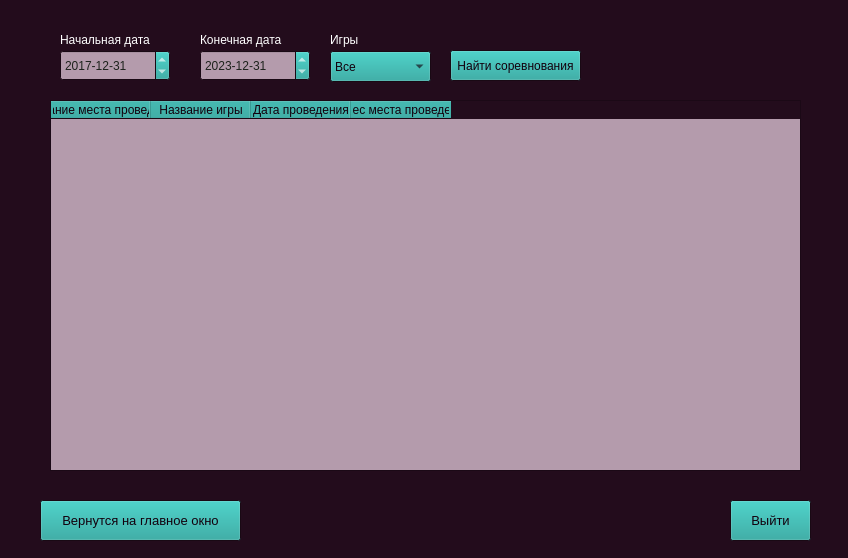
<?xml version="1.0" encoding="UTF-8"?>
<ui version="4.0">
 <class>Form</class>
 <widget class="QWidget" name="Form">
  <property name="geometry">
   <rect>
    <x>0</x>
    <y>0</y>
    <width>848</width>
    <height>558</height>
   </rect>
  </property>
  <property name="sizePolicy">
   <sizepolicy hsizetype="Minimum" vsizetype="Minimum">
    <horstretch>0</horstretch>
    <verstretch>0</verstretch>
   </sizepolicy>
  </property>
  <property name="minimumSize">
   <size>
    <width>848</width>
    <height>558</height>
   </size>
  </property>
  <property name="palette">
   <palette>
    <active>
     <colorrole role="WindowText">
      <brush brushstyle="SolidPattern">
       <color alpha="255">
        <red>255</red>
        <green>255</green>
        <blue>255</blue>
       </color>
      </brush>
     </colorrole>
     <colorrole role="Button">
      <brush brushstyle="SolidPattern">
       <color alpha="255">
        <red>27</red>
        <green>160</green>
        <blue>152</blue>
       </color>
      </brush>
     </colorrole>
     <colorrole role="Light">
      <brush brushstyle="SolidPattern">
       <color alpha="255">
        <red>27</red>
        <green>160</green>
        <blue>152</blue>
       </color>
      </brush>
     </colorrole>
     <colorrole role="Midlight">
      <brush brushstyle="SolidPattern">
       <color alpha="255">
        <red>30</red>
        <green>0</green>
        <blue>23</blue>
       </color>
      </brush>
     </colorrole>
     <colorrole role="Dark">
      <brush brushstyle="SolidPattern">
       <color alpha="255">
        <red>43</red>
        <green>19</green>
        <blue>40</blue>
       </color>
      </brush>
     </colorrole>
     <colorrole role="Mid">
      <brush brushstyle="SolidPattern">
       <color alpha="255">
        <red>0</red>
        <green>170</green>
        <blue>127</blue>
       </color>
      </brush>
     </colorrole>
     <colorrole role="Text">
      <brush brushstyle="SolidPattern">
       <color alpha="255">
        <red>29</red>
        <green>34</green>
        <blue>28</blue>
       </color>
      </brush>
     </colorrole>
     <colorrole role="ButtonText">
      <brush brushstyle="SolidPattern">
       <color alpha="255">
        <red>18</red>
        <green>0</green>
        <blue>13</blue>
       </color>
      </brush>
     </colorrole>
     <colorrole role="Base">
      <brush brushstyle="SolidPattern">
       <color alpha="255">
        <red>180</red>
        <green>155</green>
        <blue>172</blue>
       </color>
      </brush>
     </colorrole>
     <colorrole role="Window">
      <brush brushstyle="SolidPattern">
       <color alpha="255">
        <red>35</red>
        <green>12</green>
        <blue>28</blue>
       </color>
      </brush>
     </colorrole>
     <colorrole role="Shadow">
      <brush brushstyle="SolidPattern">
       <color alpha="255">
        <red>16</red>
        <green>10</green>
        <blue>10</blue>
       </color>
      </brush>
     </colorrole>
     <colorrole role="AlternateBase">
      <brush brushstyle="SolidPattern">
       <color alpha="255">
        <red>216</red>
        <green>216</green>
        <blue>216</blue>
       </color>
      </brush>
     </colorrole>
     <colorrole role="ToolTipBase">
      <brush brushstyle="SolidPattern">
       <color alpha="255">
        <red>230</red>
        <green>255</green>
        <blue>171</blue>
       </color>
      </brush>
     </colorrole>
     <colorrole role="ToolTipText">
      <brush brushstyle="SolidPattern">
       <color alpha="255">
        <red>0</red>
        <green>0</green>
        <blue>0</blue>
       </color>
      </brush>
     </colorrole>
     <colorrole role="PlaceholderText">
      <brush brushstyle="SolidPattern">
       <color alpha="128">
        <red>252</red>
        <green>252</green>
        <blue>252</blue>
       </color>
      </brush>
     </colorrole>
    </active>
    <inactive>
     <colorrole role="WindowText">
      <brush brushstyle="SolidPattern">
       <color alpha="255">
        <red>255</red>
        <green>255</green>
        <blue>255</blue>
       </color>
      </brush>
     </colorrole>
     <colorrole role="Button">
      <brush brushstyle="SolidPattern">
       <color alpha="255">
        <red>27</red>
        <green>160</green>
        <blue>152</blue>
       </color>
      </brush>
     </colorrole>
     <colorrole role="Light">
      <brush brushstyle="SolidPattern">
       <color alpha="255">
        <red>27</red>
        <green>160</green>
        <blue>152</blue>
       </color>
      </brush>
     </colorrole>
     <colorrole role="Midlight">
      <brush brushstyle="SolidPattern">
       <color alpha="255">
        <red>30</red>
        <green>0</green>
        <blue>23</blue>
       </color>
      </brush>
     </colorrole>
     <colorrole role="Dark">
      <brush brushstyle="SolidPattern">
       <color alpha="255">
        <red>43</red>
        <green>19</green>
        <blue>40</blue>
       </color>
      </brush>
     </colorrole>
     <colorrole role="Mid">
      <brush brushstyle="SolidPattern">
       <color alpha="255">
        <red>0</red>
        <green>170</green>
        <blue>127</blue>
       </color>
      </brush>
     </colorrole>
     <colorrole role="Text">
      <brush brushstyle="SolidPattern">
       <color alpha="255">
        <red>29</red>
        <green>34</green>
        <blue>28</blue>
       </color>
      </brush>
     </colorrole>
     <colorrole role="ButtonText">
      <brush brushstyle="SolidPattern">
       <color alpha="255">
        <red>18</red>
        <green>0</green>
        <blue>13</blue>
       </color>
      </brush>
     </colorrole>
     <colorrole role="Base">
      <brush brushstyle="SolidPattern">
       <color alpha="255">
        <red>180</red>
        <green>155</green>
        <blue>172</blue>
       </color>
      </brush>
     </colorrole>
     <colorrole role="Window">
      <brush brushstyle="SolidPattern">
       <color alpha="255">
        <red>35</red>
        <green>12</green>
        <blue>28</blue>
       </color>
      </brush>
     </colorrole>
     <colorrole role="Shadow">
      <brush brushstyle="SolidPattern">
       <color alpha="255">
        <red>16</red>
        <green>10</green>
        <blue>10</blue>
       </color>
      </brush>
     </colorrole>
     <colorrole role="AlternateBase">
      <brush brushstyle="SolidPattern">
       <color alpha="255">
        <red>216</red>
        <green>216</green>
        <blue>216</blue>
       </color>
      </brush>
     </colorrole>
     <colorrole role="ToolTipBase">
      <brush brushstyle="SolidPattern">
       <color alpha="255">
        <red>230</red>
        <green>255</green>
        <blue>171</blue>
       </color>
      </brush>
     </colorrole>
     <colorrole role="ToolTipText">
      <brush brushstyle="SolidPattern">
       <color alpha="255">
        <red>0</red>
        <green>0</green>
        <blue>0</blue>
       </color>
      </brush>
     </colorrole>
     <colorrole role="PlaceholderText">
      <brush brushstyle="SolidPattern">
       <color alpha="128">
        <red>252</red>
        <green>252</green>
        <blue>252</blue>
       </color>
      </brush>
     </colorrole>
    </inactive>
    <disabled>
     <colorrole role="WindowText">
      <brush brushstyle="SolidPattern">
       <color alpha="255">
        <red>43</red>
        <green>19</green>
        <blue>40</blue>
       </color>
      </brush>
     </colorrole>
     <colorrole role="Button">
      <brush brushstyle="SolidPattern">
       <color alpha="255">
        <red>27</red>
        <green>160</green>
        <blue>152</blue>
       </color>
      </brush>
     </colorrole>
     <colorrole role="Light">
      <brush brushstyle="SolidPattern">
       <color alpha="255">
        <red>27</red>
        <green>160</green>
        <blue>152</blue>
       </color>
      </brush>
     </colorrole>
     <colorrole role="Midlight">
      <brush brushstyle="SolidPattern">
       <color alpha="255">
        <red>30</red>
        <green>0</green>
        <blue>23</blue>
       </color>
      </brush>
     </colorrole>
     <colorrole role="Dark">
      <brush brushstyle="SolidPattern">
       <color alpha="255">
        <red>43</red>
        <green>19</green>
        <blue>40</blue>
       </color>
      </brush>
     </colorrole>
     <colorrole role="Mid">
      <brush brushstyle="SolidPattern">
       <color alpha="255">
        <red>0</red>
        <green>170</green>
        <blue>127</blue>
       </color>
      </brush>
     </colorrole>
     <colorrole role="Text">
      <brush brushstyle="SolidPattern">
       <color alpha="255">
        <red>43</red>
        <green>19</green>
        <blue>40</blue>
       </color>
      </brush>
     </colorrole>
     <colorrole role="ButtonText">
      <brush brushstyle="SolidPattern">
       <color alpha="255">
        <red>43</red>
        <green>19</green>
        <blue>40</blue>
       </color>
      </brush>
     </colorrole>
     <colorrole role="Base">
      <brush brushstyle="SolidPattern">
       <color alpha="255">
        <red>35</red>
        <green>12</green>
        <blue>28</blue>
       </color>
      </brush>
     </colorrole>
     <colorrole role="Window">
      <brush brushstyle="SolidPattern">
       <color alpha="255">
        <red>35</red>
        <green>12</green>
        <blue>28</blue>
       </color>
      </brush>
     </colorrole>
     <colorrole role="Shadow">
      <brush brushstyle="SolidPattern">
       <color alpha="255">
        <red>16</red>
        <green>10</green>
        <blue>10</blue>
       </color>
      </brush>
     </colorrole>
     <colorrole role="AlternateBase">
      <brush brushstyle="SolidPattern">
       <color alpha="255">
        <red>216</red>
        <green>216</green>
        <blue>216</blue>
       </color>
      </brush>
     </colorrole>
     <colorrole role="ToolTipBase">
      <brush brushstyle="SolidPattern">
       <color alpha="255">
        <red>230</red>
        <green>255</green>
        <blue>171</blue>
       </color>
      </brush>
     </colorrole>
     <colorrole role="ToolTipText">
      <brush brushstyle="SolidPattern">
       <color alpha="255">
        <red>0</red>
        <green>0</green>
        <blue>0</blue>
       </color>
      </brush>
     </colorrole>
     <colorrole role="PlaceholderText">
      <brush brushstyle="SolidPattern">
       <color alpha="128">
        <red>252</red>
        <green>252</green>
        <blue>252</blue>
       </color>
      </brush>
     </colorrole>
    </disabled>
   </palette>
  </property>
  <property name="windowTitle">
   <string>Просмотр соревнований</string>
  </property>
  <widget class="QPushButton" name="find_games_button">
   <property name="geometry">
    <rect>
     <x>450</x>
     <y>50</y>
     <width>131</width>
     <height>31</height>
    </rect>
   </property>
   <property name="text">
    <string>Найти соревнования</string>
   </property>
  </widget>
  <widget class="QTableWidget" name="games_table">
   <property name="geometry">
    <rect>
     <x>50</x>
     <y>100</y>
     <width>751</width>
     <height>371</height>
    </rect>
   </property>
   <property name="editTriggers">
    <set>QAbstractItemView::NoEditTriggers</set>
   </property>
   <column>
    <property name="text">
     <string>Название места проведения</string>
    </property>
   </column>
   <column>
    <property name="text">
     <string>Название игры</string>
    </property>
   </column>
   <column>
    <property name="text">
     <string>Дата проведения</string>
    </property>
   </column>
   <column>
    <property name="text">
     <string>Адрес места проведения</string>
    </property>
   </column>
  </widget>
  <widget class="QPushButton" name="exitbutton_2">
   <property name="geometry">
    <rect>
     <x>40</x>
     <y>500</y>
     <width>201</width>
     <height>41</height>
    </rect>
   </property>
   <property name="font">
    <font>
     <pointsize>10</pointsize>
    </font>
   </property>
   <property name="text">
    <string>Вернутся на главное окно</string>
   </property>
  </widget>
  <widget class="QDateEdit" name="date_begin">
   <property name="geometry">
    <rect>
     <x>60</x>
     <y>50</y>
     <width>110</width>
     <height>31</height>
    </rect>
   </property>
   <property name="dateTime">
    <datetime>
     <hour>0</hour>
     <minute>0</minute>
     <second>0</second>
     <year>2017</year>
     <month>12</month>
     <day>31</day>
    </datetime>
   </property>
   <property name="displayFormat">
    <string>yyyy-MM-dd</string>
   </property>
  </widget>
  <widget class="QDateEdit" name="date_end">
   <property name="geometry">
    <rect>
     <x>200</x>
     <y>50</y>
     <width>110</width>
     <height>31</height>
    </rect>
   </property>
   <property name="dateTime">
    <datetime>
     <hour>0</hour>
     <minute>0</minute>
     <second>0</second>
     <year>2023</year>
     <month>12</month>
     <day>31</day>
    </datetime>
   </property>
   <property name="displayFormat">
    <string>yyyy-MM-dd</string>
   </property>
  </widget>
  <widget class="QLabel" name="label">
   <property name="geometry">
    <rect>
     <x>60</x>
     <y>29</y>
     <width>111</width>
     <height>21</height>
    </rect>
   </property>
   <property name="text">
    <string>Начальная дата</string>
   </property>
  </widget>
  <widget class="QLabel" name="label_2">
   <property name="geometry">
    <rect>
     <x>200</x>
     <y>29</y>
     <width>111</width>
     <height>21</height>
    </rect>
   </property>
   <property name="text">
    <string>Конечная дата</string>
   </property>
  </widget>
  <widget class="QComboBox" name="game_list">
   <property name="geometry">
    <rect>
     <x>330</x>
     <y>51</y>
     <width>101</width>
     <height>31</height>
    </rect>
   </property>
   <item>
    <property name="text">
     <string>Все</string>
    </property>
   </item>
  </widget>
  <widget class="QLabel" name="label_3">
   <property name="geometry">
    <rect>
     <x>330</x>
     <y>30</y>
     <width>101</width>
     <height>20</height>
    </rect>
   </property>
   <property name="text">
    <string>Игры</string>
   </property>
  </widget>
  <widget class="QPushButton" name="exitbutton">
   <property name="geometry">
    <rect>
     <x>730</x>
     <y>500</y>
     <width>81</width>
     <height>41</height>
    </rect>
   </property>
   <property name="font">
    <font>
     <pointsize>10</pointsize>
    </font>
   </property>
   <property name="text">
    <string>Выйти</string>
   </property>
  </widget>
 </widget>
 <resources/>
 <connections/>
</ui>
